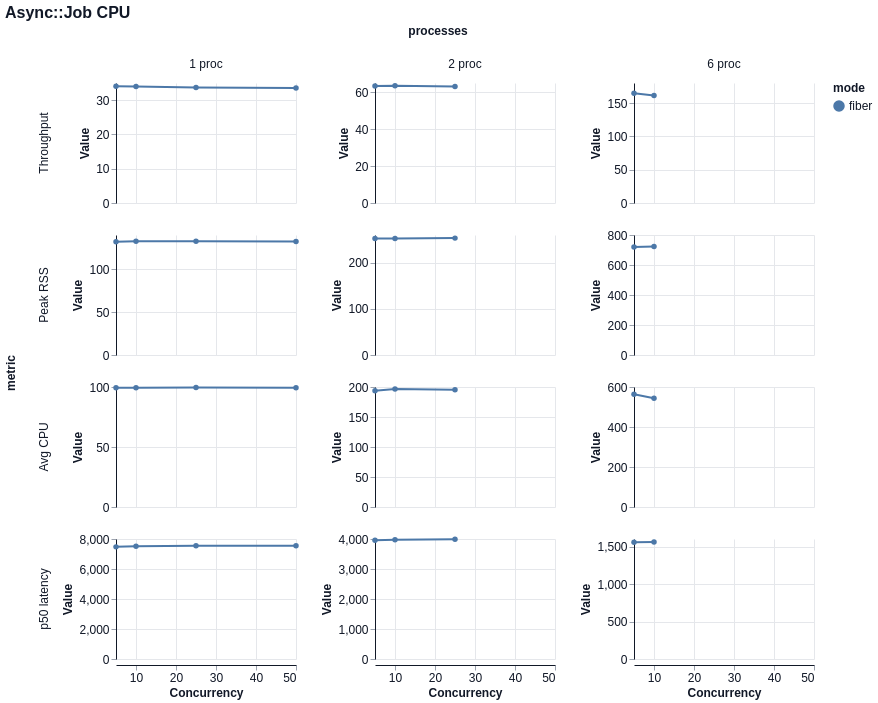

Write a Vega-Lite specification for this figure.
### Vega-Lite specification from a JSON file in a GitHub repository (floating-point values rounded to 4 significant figures)
{"$schema": "https://vega.github.io/schema/vega-lite/v6.json", "title": "Async::Job CPU", "width": 180, "height": 120, "data": {"values": [{"mode": "fiber", "concurrency": 5, "processes": "1 proc", "metric": "Throughput", "value": 34.03, "unit": "jobs/s"}, {"mode": "fiber", "concurrency": 5, "processes": "1 proc", "metric": "Peak RSS", "value": 132.2, "unit": "MB"}, {"mode": "fiber", "concurrency": 5, "processes": "1 proc", "metric": "Avg CPU", "value": 99.4, "unit": "%"}, {"mode": "fiber", "concurrency": 5, "processes": "1 proc", "metric": "p50 latency", "value": 7475.0, "unit": "ms"}, {"mode": "fiber", "concurrency": 10, "processes": "1 proc", "metric": "Throughput", "value": 33.96, "unit": "jobs/s"}, {"mode": "fiber", "concurrency": 10, "processes": "1 proc", "metric": "Peak RSS", "value": 132.6, "unit": "MB"}, {"mode": "fiber", "concurrency": 10, "processes": "1 proc", "metric": "Avg CPU", "value": 99.4, "unit": "%"}, {"mode": "fiber", "concurrency": 10, "processes": "1 proc", "metric": "p50 latency", "value": 7520.0, "unit": "ms"}, {"mode": "fiber", "concurrency": 25, "processes": "1 proc", "metric": "Throughput", "value": 33.7, "unit": "jobs/s"}, {"mode": "fiber", "concurrency": 25, "processes": "1 proc", "metric": "Peak RSS", "value": 132.8, "unit": "MB"}, {"mode": "fiber", "concurrency": 25, "processes": "1 proc", "metric": "Avg CPU", "value": 99.5, "unit": "%"}, {"mode": "fiber", "concurrency": 25, "processes": "1 proc", "metric": "p50 latency", "value": 7554.0, "unit": "ms"}, {"mode": "fiber", "concurrency": 50, "processes": "1 proc", "metric": "Throughput", "value": 33.54, "unit": "jobs/s"}, {"mode": "fiber", "concurrency": 50, "processes": "1 proc", "metric": "Peak RSS", "value": 132.4, "unit": "MB"}, {"mode": "fiber", "concurrency": 50, "processes": "1 proc", "metric": "Avg CPU", "value": 99.3, "unit": "%"}, {"mode": "fiber", "concurrency": 50, "processes": "1 proc", "metric": "p50 latency", "value": 7547.0, "unit": "ms"}, {"mode": "fiber", "concurrency": 5, "processes": "2 proc", "metric": "Throughput", "value": 63.34, "unit": "jobs/s"}, {"mode": "fiber", "concurrency": 5, "processes": "2 proc", "metric": "Peak RSS", "value": 252.3, "unit": "MB"}, {"mode": "fiber", "concurrency": 5, "processes": "2 proc", "metric": "Avg CPU", "value": 193.9, "unit": "%"}, {"mode": "fiber", "concurrency": 5, "processes": "2 proc", "metric": "p50 latency", "value": 3956.0, "unit": "ms"}, {"mode": "fiber", "concurrency": 10, "processes": "2 proc", "metric": "Throughput", "value": 63.52, "unit": "jobs/s"}, {"mode": "fiber", "concurrency": 10, "processes": "2 proc", "metric": "Peak RSS", "value": 252.3, "unit": "MB"}, {"mode": "fiber", "concurrency": 10, "processes": "2 proc", "metric": "Avg CPU", "value": 196.6, "unit": "%"}, {"mode": "fiber", "concurrency": 10, "processes": "2 proc", "metric": "p50 latency", "value": 3978.0, "unit": "ms"}, {"mode": "fiber", "concurrency": 25, "processes": "2 proc", "metric": "Throughput", "value": 63.12, "unit": "jobs/s"}, {"mode": "fiber", "concurrency": 25, "processes": "2 proc", "metric": "Peak RSS", "value": 253.2, "unit": "MB"}, {"mode": "fiber", "concurrency": 25, "processes": "2 proc", "metric": "Avg CPU", "value": 195.5, "unit": "%"}, {"mode": "fiber", "concurrency": 25, "processes": "2 proc", "metric": "p50 latency", "value": 3995.0, "unit": "ms"}, {"mode": "fiber", "concurrency": 5, "processes": "6 proc", "metric": "Throughput", "value": 164.6, "unit": "jobs/s"}, {"mode": "fiber", "concurrency": 5, "processes": "6 proc", "metric": "Peak RSS", "value": 720.5, "unit": "MB"}, {"mode": "fiber", "concurrency": 5, "processes": "6 proc", "metric": "Avg CPU", "value": 563.3, "unit": "%"}, {"mode": "fiber", "concurrency": 5, "processes": "6 proc", "metric": "p50 latency", "value": 1558.0, "unit": "ms"}, {"mode": "fiber", "concurrency": 10, "processes": "6 proc", "metric": "Throughput", "value": 161.1, "unit": "jobs/s"}, {"mode": "fiber", "concurrency": 10, "processes": "6 proc", "metric": "Peak RSS", "value": 723.3, "unit": "MB"}, {"mode": "fiber", "concurrency": 10, "processes": "6 proc", "metric": "Avg CPU", "value": 543.4, "unit": "%"}, {"mode": "fiber", "concurrency": 10, "processes": "6 proc", "metric": "p50 latency", "value": 1561.0, "unit": "ms"}]}, "mark": {"type": "line", "point": true, "tooltip": true}, "encoding": {"x": {"field": "concurrency", "type": "quantitative", "title": "Concurrency"}, "y": {"field": "value", "type": "quantitative", "title": "Value"}, "color": {"field": "mode", "type": "nominal"}, "tooltip": [{"field": "mode", "type": "nominal"}, {"field": "concurrency", "type": "quantitative"}, {"field": "processes", "type": "nominal"}, {"field": "metric", "type": "nominal"}, {"field": "percentile", "type": "nominal"}, {"field": "value", "type": "quantitative"}], "row": {"field": "metric", "type": "nominal", "sort": ["Throughput", "Peak RSS", "Avg CPU", "p50 latency"]}, "column": {"field": "processes", "type": "nominal", "sort": null}}, "config": {"background": "white", "axis": {"labelFont": "Helvetica", "titleFont": "Helvetica", "labelFontSize": 12, "titleFontSize": 12, "labelColor": "#111827", "titleColor": "#111827", "domainColor": "#111827", "tickColor": "#9ca3af", "grid": true, "gridColor": "#e5e7eb"}, "header": {"labelFont": "Helvetica", "titleFont": "Helvetica", "labelFontSize": 12, "titleFontSize": 12, "labelColor": "#111827", "titleColor": "#111827"}, "legend": {"labelFont": "Helvetica", "titleFont": "Helvetica", "labelFontSize": 12, "titleFontSize": 12, "labelColor": "#111827", "titleColor": "#111827"}, "title": {"font": "Helvetica", "fontSize": 16, "anchor": "start", "color": "#111827"}, "view": {"stroke": null}}, "resolve": {"scale": {"y": "independent"}}}
